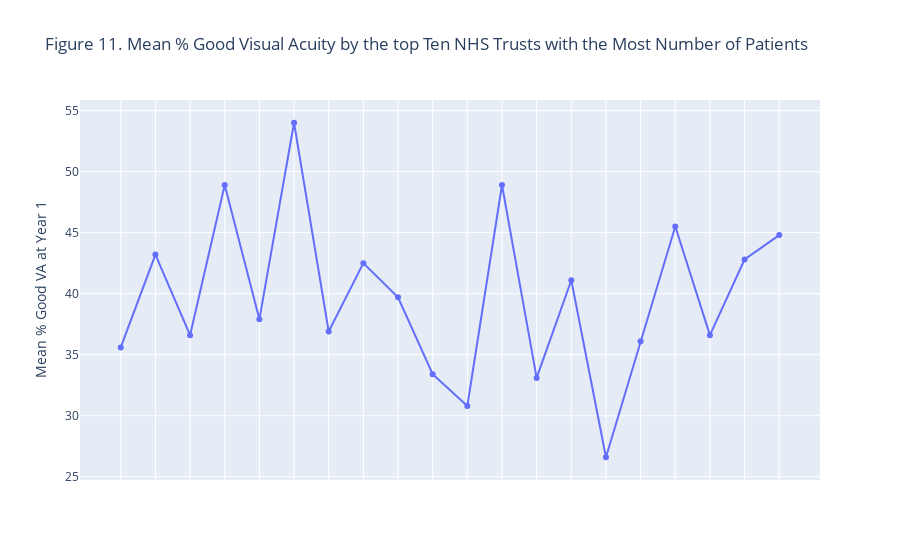

The notebook cell saved with this chart:
### Code cell
fig = px.line(df_10,
              x='CentreName',
              y='PercentageGoodVAYear1',
              title='Figure 11. Mean % Good Visual Acuity by the top Ten NHS Trusts with the Most Number of Patients',
              markers=True)

# Update layout to remove clutter
fig.update_layout(xaxis_title='', yaxis_title='Mean % Good VA at Year 1')

# Update x-axis ticks to show less or no labels to reduce clutter
fig.update_xaxes(showticklabels=False)

# Show the figure
fig.show()

### Figure 1 — Plotly figure (JSON) as saved in the notebook; plotly's stock layout.template omitted (floating-point values rounded to 4 significant figures)
{"data": [{"hovertemplate": "CentreName=%{x}<br>PercentageGoodVAYear1=%{y}<extra></extra>", "legendgroup": "", "line": {"color": "#636efa", "dash": "solid"}, "marker": {"symbol": "circle"}, "mode": "lines+markers", "name": "", "orientation": "v", "showlegend": false, "type": "scatter", "x": ["Leeds Teaching Hospitals Nhs Trust", "Hull University Teaching Hospitals Nhs Trust", "Royal Cornwall Hospitals Nhs Trust", "Guy'S And St Thomas' Nhs Foundation Trust", "Oxford University Hospitals Nhs Foundation Trust", "East Sussex Healthcare Nhs Trust", "Gloucestershire Hospitals Nhs Foundation Trust", "Royal Berkshire Nhs Foundation Trust", "University Hospital Southampton Nhs Foundation Trust", "Spamedica - Rochdale", "Spamedica - Birmingham", "University Hospitals Bristol And Weston Nhs Foundation Trust", "Manchester University Nhs Foundation Trust", "King'S College Hospital Nhs Foundation Trust", "Liverpool University Hospitals Nhs Foundation Trust", "Belfast Health And Social Care", "The Newcastle Upon Tyne Hospitals Nhs Foundation Trust", "Hywel Dda University Local Health Board", "West Suffolk Nhs Foundation Trust", "Moorfields Eye Hospital Nhs Foundation Trust"], "xaxis": "x", "y": [35.6, 43.2, 36.6, 48.9, 37.9, 54, 36.9, 42.5, 39.7, 33.4, 30.8, 48.9, 33.1, 41.1, 26.6, 36.1, 45.5, 36.6, 42.8, 44.8], "yaxis": "y"}], "layout": {"legend": {"tracegroupgap": 0}, "title": {"text": "Figure 11. Mean % Good Visual Acuity by the top Ten NHS Trusts with the Most Number of Patients"}, "xaxis": {"anchor": "y", "domain": [0, 1], "showticklabels": false, "title": {"text": ""}}, "yaxis": {"anchor": "x", "domain": [0, 1], "title": {"text": "Mean % Good VA at Year 1"}}}}
